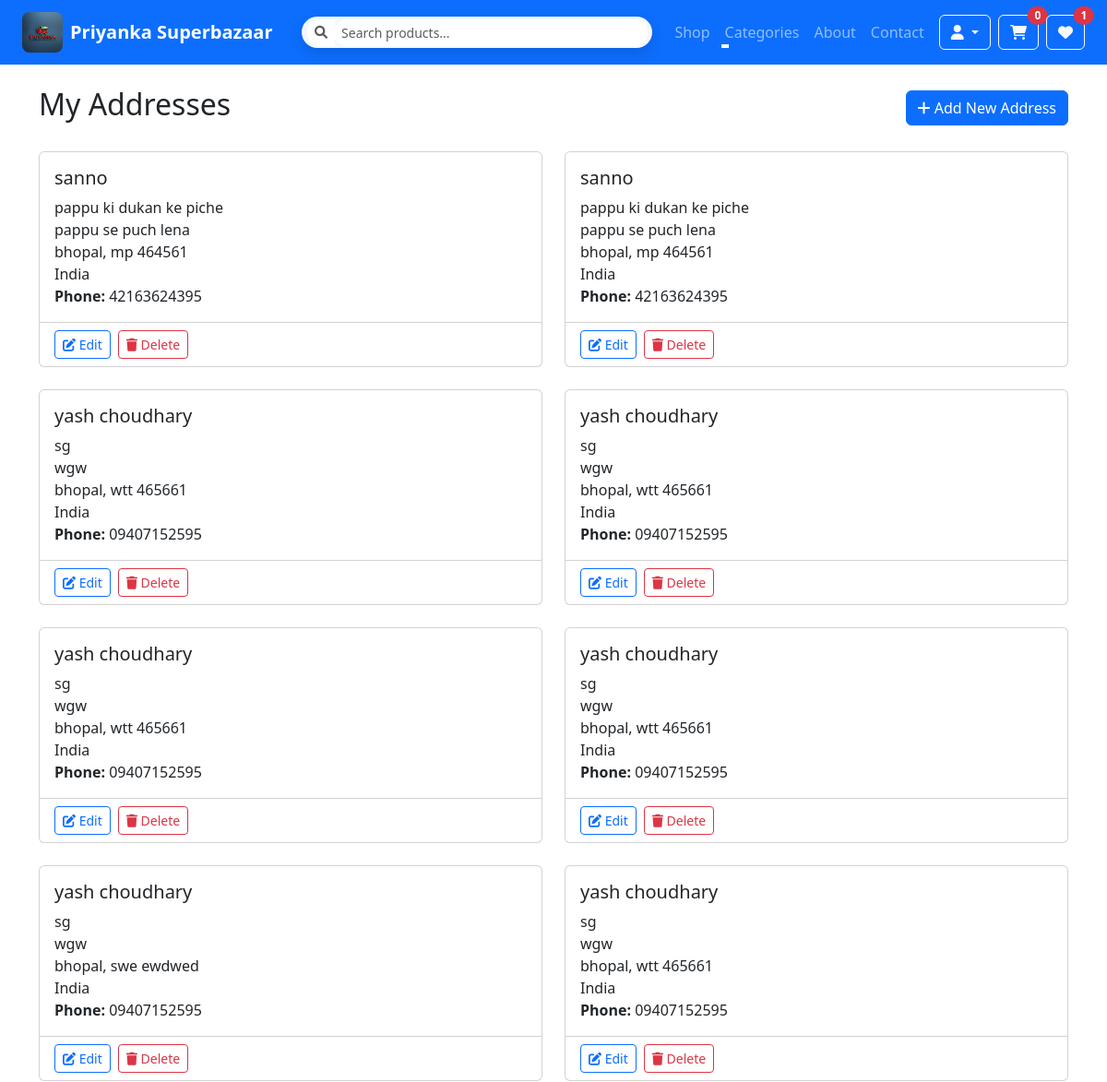
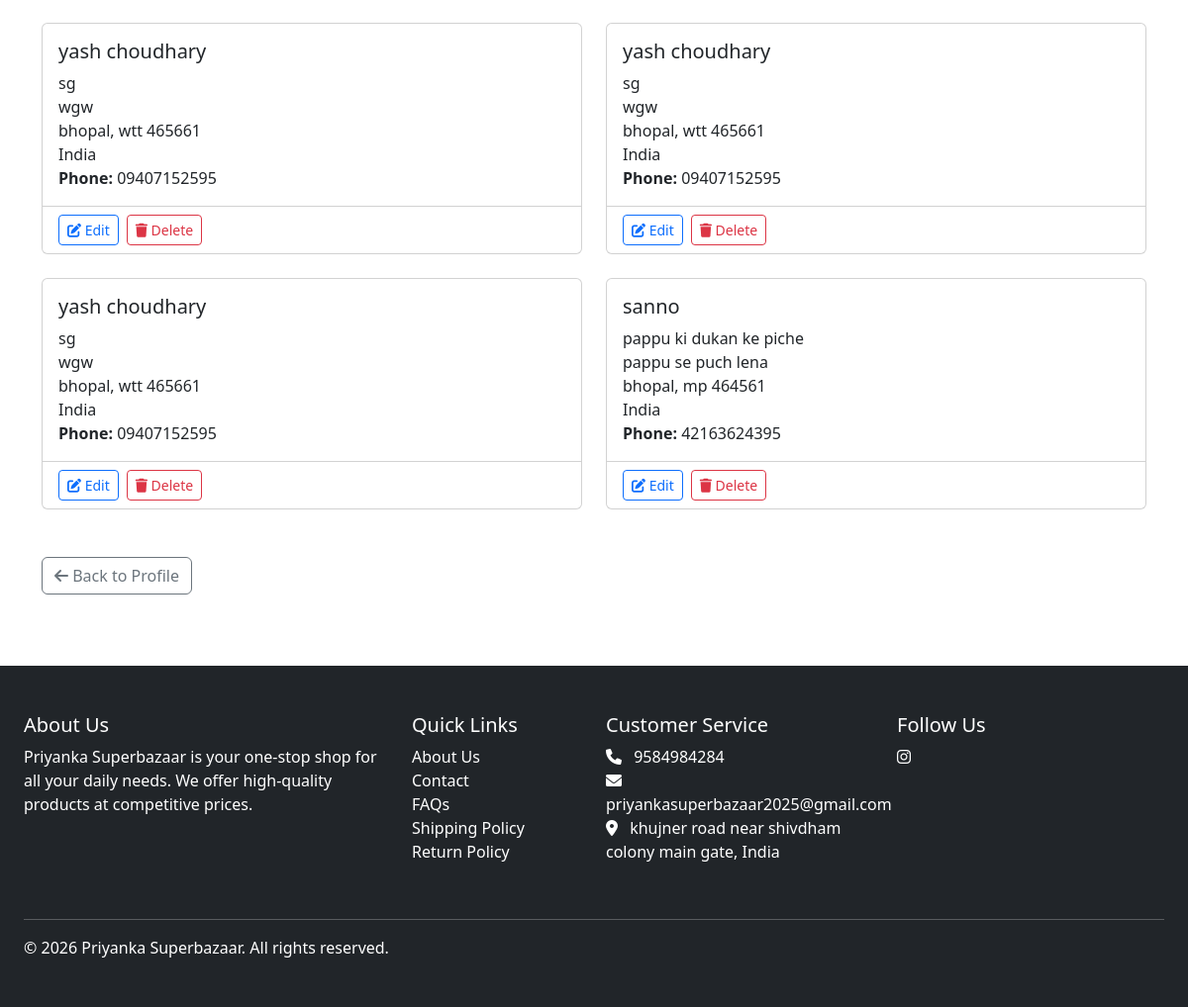
/account/addresses/ (signed in), run on the app's committed database (2 pictures, top to bottom).
### store/models.py (models this page shows, shortened)
class Address(TimeStampedModel):
    ADDRESS_TYPE_CHOICES = [
        ('billing', _('Billing')),
        ('shipping', _('Shipping')),
    ]
    user = models.ForeignKey(
        settings.AUTH_USER_MODEL,
        on_delete=models.CASCADE,
        related_name='addresses',
        verbose_name=_('user')
    )
    address_type = models.CharField(
        _('address type'),
        max_length=10,
        choices=ADDRESS_TYPE_CHOICES
    )
    full_name = models.CharField(_('full name'), max_length=100)
    phone = models.CharField(_('phone number'), max_length=20)
    address_line_1 = models.CharField(_('address line 1'), max_length=255)
    address_line_2 = models.CharField(_('address line 2'), max_length=255, blank=True)
    city = models.CharField(_('city'), max_length=100)
    state = models.CharField(_('state/province/region'), max_length=100)
    postal_code = models.CharField(_('postal code'), max_length=20)
    country = models.CharField(_('country'), max_length=100)
    is_default = models.BooleanField(_('default address'), default=False)
    class Meta:
        verbose_name = _('address')
        verbose_name_plural = _('addresses')
        ordering = ('-is_default', '-created')
        indexes = [
            models.Index(fields=['user', 'address_type'], name='user_address_type_idx'),
        ]

class SiteSettings(TimeStampedModel):
    site_name = models.CharField(_('site name'), max_length=100, default='Priyanka Superbazaar')
    site_logo = CloudinaryField(_('site logo'), blank=True, null=True)
    site_favicon = CloudinaryField(_('favicon'), blank=True, null=True)
    contact_email = models.EmailField(_('contact email'), default='contact@priyankasuperbazaar.com')
    contact_phone = models.CharField(_('contact phone'), max_length=20, default='+91 1234567890')
    address = models.TextField(_('address'), blank=True)
    facebook_url = models.URLField(_('Facebook URL'), blank=True)
    twitter_url = models.URLField(_('Twitter URL'), blank=True)
    instagram_url = models.URLField(_('Instagram URL'), blank=True)
    linkedin_url = models.URLField(_('LinkedIn URL'), blank=True)
    youtube_url = models.URLField(_('YouTube URL'), blank=True)
    meta_title = models.CharField(_('meta title'), max_length=200, blank=True)
    meta_description = models.TextField(_('meta description'), blank=True)
    meta_keywords = models.TextField(_('meta keywords'), blank=True)
    store_name = models.CharField(_('store name'), max_length=200, default='Priyanka Superbazaar')
    store_address_line1 = models.CharField(_('address line 1'), max_length=255, blank=True, default='123 Main Street')
    store_address_line2 = models.CharField(_('address line 2'), max_length=255, blank=True, default='Your City, Your State')
    store_country = models.CharField(_('country'), max_length=100, blank=True, default='India')
    store_phone = models.CharField(_('phone'), max_length=30, blank=True, default='+91 1234567890')
    store_email = models.EmailField(_('email'), blank=True, default='info@priyankasuperbazaar.com')
    store_hours = models.CharField(_('business hours'), max_length=255, blank=True, default='Everyday, 8:00 AM – 10:00 PM')
    min_order_amount = models.DecimalField(
        _('minimum order amount'),
        max_digits=10,
        decimal_places=2,
        default=0,
        help_text=_('Minimum order amount to place an order')
    )
    enable_cod = models.BooleanField(
        _('enable cash on delivery'),
        default=True,
        help_text=_('Allow customers to pay with cash on delivery')
    )
    maintenance_mode = models.BooleanField(
        _('maintenance mode'),
        default=False,
        help_text=_('Take the site down for maintenance')
    )
    maintenance_message = models.TextField(
        _('maintenance message'),
        blank=True,
        default='We are currently performing maintenance. Please check back soon.'
    )
    class Meta:
        verbose_name = _('site settings')
        verbose_name_plural = _('site settings')
    @classmethod
    def load(cls):
        obj, created = cls.objects.get_or_create(pk=1)
        return obj

### store/views.py (the view)
# urls.py: path("account/addresses/", views.address_list, name="address_list"),
@login_required
def address_list(request):
    addresses = Address.objects.filter(user=request.user).order_by('-is_default', '-created')
    return render(request, 'store/address_list.html', {'addresses': addresses})

### store/context_processors.py (called while the page is built, shortened)
def catalog(request):
    categories = Category.objects.all().order_by('name')
    site_settings = SiteSettings.load()
    cart_items_count = 0
    wishlist_items_count = 0
    try:
        if request.user.is_authenticated:
            wishlist_items_count = Wishlist.objects.filter(user=request.user).count()
    except Exception:
        wishlist_items_count = 0
    try:
        cart_qs = Cart.objects.all()
        if request.user.is_authenticated:
            cart_qs = cart_qs.filter(user=request.user)
        cart = cart_qs.first()
        if cart:
            cart_items_count = cart.get_total_quantity()
    except Exception:
        cart_items_count = 0
    return {
        "categories": categories,
        "cart_items_count": cart_items_count,
        "wishlist_items_count": wishlist_items_count,
        "site_settings": site_settings,
    }

### store/models.py (called while the page is built)
    def get_absolute_url(self):
        return reverse('store:product_list_by_category', args=[self.slug])

    def get_total_quantity(self):
        return sum(item.quantity for item in self.items.all())

### templates/store/address_list.html (shortened to what this page needs)
{% extends "base/base.html" %}
{% load static %}
{% block content %}
<div class="container py-4">
    <div class="d-flex justify-content-between align-items-center mb-4">
        <h2>My Addresses</h2>
        <a href="{% url 'store:address_create' %}" class="btn btn-primary">
            <i class="fas fa-plus"></i> Add New Address
        </a>
    </div>
    {% if addresses %}
        <div class="row">
            {% for address in addresses %}
                <div class="col-md-6 mb-4">
                    <div class="card h-100">
                        <div class="card-body">
                            <h5 class="card-title">{{ address.full_name }}</h5>
                            <p class="card-text">
                                {{ address.address_line_1 }}<br>
                                {% if address.address_line_2 %}{{ address.address_line_2 }}<br>{% endif %}
                                {{ address.city }}, {{ address.state }} {{ address.postal_code }}<br>
                                {{ address.country }}<br>
                                <strong>Phone:</strong> {{ address.phone }}
                            </p>
                        </div>
                        <div class="card-footer bg-transparent">
                            <div class="d-flex gap-2">
                                <a href="{% url 'store:address_edit' address.id %}" class="btn btn-sm btn-outline-primary">
                                    <i class="fas fa-edit"></i> Edit
                                </a>
                                <form method="post" action="{% url 'store:address_delete' address.id %}" class="d-inline" onsubmit="return confirm('Are you sure you want to delete this address?');">
                                    <button type="submit" class="btn btn-sm btn-outline-danger">
                                        <i class="fas fa-trash"></i> Delete
                                    </button>
                                </form>
                            </div>
                        </div>
                    </div>
                </div>
            {% endfor %}
        </div>
    {% endif %}
    <div class="mt-4">
        <a href="{% url 'store:account_profile' %}" class="btn btn-outline-secondary">
            <i class="fas fa-arrow-left"></i> Back to Profile
        </a>
    </div>
</div>
{% endblock %}

### templates/base/base.html (shortened to what this page needs)
<!DOCTYPE html>
{% load static %}
<html lang="en">
<head>
    <link href="https://cdn.jsdelivr.net/npm/bootstrap@5.3.0/dist/css/bootstrap.min.css" rel="stylesheet">
    <link rel="stylesheet" href="https://cdnjs.cloudflare.com/ajax/libs/font-awesome/6.0.0/css/all.min.css">
    <link rel="stylesheet" href="{% static 'css/style.css' %}">
</head>
<body>
    <nav class="navbar navbar-expand-lg navbar-dark bg-primary">
        <div class="container-fluid px-3 px-lg-4">
            <a class="navbar-brand d-none d-lg-flex align-items-center" href="{% url 'store:home' %}">
                <img src="{% static 'images/logo.jpg' %}" alt="Priyanka Superbazaar" class="me-2" style="height: 44px; width: 44px; border-radius: 8px; object-fit: cover;">
                <span class="d-none d-lg-inline fw-semibold">Priyanka Superbazaar</span>
            </a>
            <form class="navbar-search d-flex flex-grow-1 mx-lg-3" method="get" action="{% url 'store:product-list' %}">
                <div class="input-group input-group-sm">
                    <span class="input-group-text bg-white border-0">
                        <i class="fas fa-search text-muted"></i>
                    </span>
                    <input id="navbarSearchInput" type="search" name="q" class="form-control border-0" placeholder="Search products..." value="{{ query|default:'' }}" data-suggestions-url="{% url 'store:search_suggestions' %}">
                </div>
            </form>
            <div class="d-none d-lg-flex align-items-center">
                <div class="collapse navbar-collapse show" id="navbarMainDesktop">
                    <ul class="navbar-nav me-auto mb-0">
                        <li class="nav-item">
                            <a class="nav-link" href="{% url 'store:product-list' %}">Shop</a>
                        </li>
                        <li class="nav-item dropdown">
                            <a class="nav-link dropdown-toggle" href="#" id="categoriesDropdownDesktop" role="button" data-bs-toggle="dropdown">
                                Categories
                            </a>
                        </li>
                        <li class="nav-item">
                            <a class="nav-link" href="{% url 'store:about' %}">About</a>
                        </li>
                        <li class="nav-item">
                            <a class="nav-link" href="{% url 'store:contact' %}">Contact</a>
                        </li>
                    </ul>
                </div>
                <div class="d-flex align-items-center justify-content-end gap-2 ms-2">
                    <div class="dropdown">
                        <a class="btn btn-outline-light dropdown-toggle" href="#" role="button" id="accountDropdown" data-bs-toggle="dropdown">
                            <i class="fas fa-user"></i>
                        </a>
                    </div>
                    <a class="btn btn-outline-light position-relative" href="{% url 'store:cart_detail' %}">
                        <i class="fas fa-shopping-cart"></i>
                        <span class="position-absolute top-0 start-100 translate-middle badge rounded-pill bg-danger">
                            {{ cart_items_count|default:0 }}
                        </span>
                    </a>
                    <a class="btn btn-outline-light position-relative" href="{% url 'store:wishlist' %}">
                        <i class="fas fa-heart"></i>
                        {% if user.is_authenticated %}
                            <span class="position-absolute top-0 start-100 translate-middle badge rounded-pill bg-danger">
                                {{ wishlist_items_count|default:0 }}
                            </span>
                        {% endif %}
                    </a>
                </div>
            </div>
        </div>
    </nav>
    <div class="toast-container position-fixed top-0 end-0 p-3" style="z-index: 9999;">
    </div>
    <main>
        {% block content %}{% endblock %}
    </main>
    <footer class="bg-dark text-white mt-5">
        <div class="container-fluid px-3 px-lg-4 py-5">
            <div class="row">
                <div class="col-md-4 mb-4">
                    <h5>About Us</h5>
                    <p>Priyanka Superbazaar is your one-stop shop for all your daily needs. We offer high-quality products at competitive prices.</p>
                </div>
                <div class="col-md-2 mb-4 footer-links">
                    <h5>Quick Links</h5>
                    <ul class="list-unstyled">
                        <li><a href="{% url 'store:about' %}" class="text-white">About Us</a></li>
                        <li><a href="{% url 'store:contact' %}" class="text-white">Contact</a></li>
                        <li><a href="#" class="text-white">FAQs</a></li>
                        <li><a href="#" class="text-white">Shipping Policy</a></li>
                        <li><a href="#" class="text-white">Return Policy</a></li>
                    </ul>
                </div>
                <div class="col-md-3 mb-4 footer-links">
                    <h5>Customer Service</h5>
                    <ul class="list-unstyled">
                        <li><i class="fas fa-phone me-2"></i> {{ site_settings.store_phone }}</li>
                        <li><i class="fas fa-envelope me-2"></i> {{ site_settings.store_email }}</li>
                        <li><i class="fas fa-map-marker-alt me-2"></i> {{ site_settings.store_address_line1 }}{% if site_settings.store_country %}, {{ site_settings.store_country }}{% endif %}</li>
                    </ul>
                </div>
                <div class="col-md-3 mb-4">
                    <h5>Follow Us</h5>
                    <div class="social-links">
                        <a href="https://www.instagram.com/priyanka_super_bazaar?igsh=eTgwaHF1c3JtaW9o" class="text-white" target="_blank" rel="noopener noreferrer"><i class="fab fa-instagram"></i></a>
                    </div>
                </div>
            </div>
            <hr>
            <div class="row">
                <div class="col-md-6 text-center text-md-start">
                    <p class="mb-0">&copy; {% now "Y" %} Priyanka Superbazaar. All rights reserved.</p>
                </div>
                <div class="col-md-6 text-center text-md-end"></div>
            </div>
        </div>
    </footer>
</body>
</html>

### static/css/style.css (style rules this page uses)
body { font-family: system-ui, -apple-system, BlinkMacSystemFont, 'Segoe UI', sans-serif; }
.navbar.navbar-expand-lg { min-height: 56px; }
.navbar-brand { font-weight: 700; display: flex; align-items: center; }
.navbar-nav .nav-link { position: relative; transition: color 0.2s ease; }
.navbar-nav .nav-link::after { content: ""; position: absolute; left: 0; bottom: 0.2rem; width: 0; height: 2px; background-color: #ffffff; transition: width 0.2s ease; }
.navbar-search .input-group { background: rgba(255, 255, 255, 0.95); border-radius: 999px; padding: 0.15rem 0.35rem; box-shadow: 0 6px 16px rgba(0, 0, 0, 0.12); }
.navbar-search .input-group .input-group-text { border-radius: 999px; }
.navbar-search #navbarSearchInput { border-radius: 999px; min-width: 260px; }
.footer-links a { text-decoration: none; }
.toast-container { max-width: 400px; }

### data on the page
Address: full_name "sanno", address_line_1 "pappu ki dukan ke piche", address_line_2 "pappu se puch lena", city "bhopal", state "mp", postal_code "464561", country "India", phone "42163624395"
Address: full_name "sanno", address_line_1 "pappu ki dukan ke piche", address_line_2 "pappu se puch lena", city "bhopal", state "mp", postal_code "464561", country "India", phone "42163624395"
Address: full_name "yash choudhary", address_line_1 "sg", address_line_2 "wgw", city "bhopal", state "wtt", postal_code "465661", country "India", phone "09407152595"
Address: full_name "yash choudhary", address_line_1 "sg", address_line_2 "wgw", city "bhopal", state "wtt", postal_code "465661", country "India", phone "09407152595"
Address: full_name "yash choudhary", address_line_1 "sg", address_line_2 "wgw", city "bhopal", state "wtt", postal_code "465661", country "India", phone "09407152595"
Address: full_name "yash choudhary", address_line_1 "sg", address_line_2 "wgw", city "bhopal", state "wtt", postal_code "465661", country "India", phone "09407152595"
Address: full_name "yash choudhary", address_line_1 "sg", address_line_2 "wgw", city "bhopal", state "swe", postal_code "ewdwed", country "India", phone "09407152595"
Address: full_name "yash choudhary", address_line_1 "sg", address_line_2 "wgw", city "bhopal", state "wtt", postal_code "465661", country "India", phone "09407152595"
Address: full_name "yash choudhary", address_line_1 "sg", address_line_2 "wgw", city "bhopal", state "wtt", postal_code "465661", country "India", phone "09407152595"
Address: full_name "yash choudhary", address_line_1 "sg", address_line_2 "wgw", city "bhopal", state "wtt", postal_code "465661", country "India", phone "09407152595"
Address: full_name "yash choudhary", address_line_1 "sg", address_line_2 "wgw", city "bhopal", state "wtt", postal_code "465661", country "India", phone "09407152595"
Address: full_name "sanno", address_line_1 "pappu ki dukan ke piche", address_line_2 "pappu se puch lena", city "bhopal", state "mp", postal_code "464561", country "India", phone "42163624395"
SiteSettings: store_phone "9584984284", store_email "priyankasuperbazaar2025@gmail.com", store_address_line1 "khujner road near shivdham colony main gate", store_country "India"

### other printed values
{{ cart_items_count|default:0 }} "0"
{{ wishlist_items_count|default:0 }} "1"
